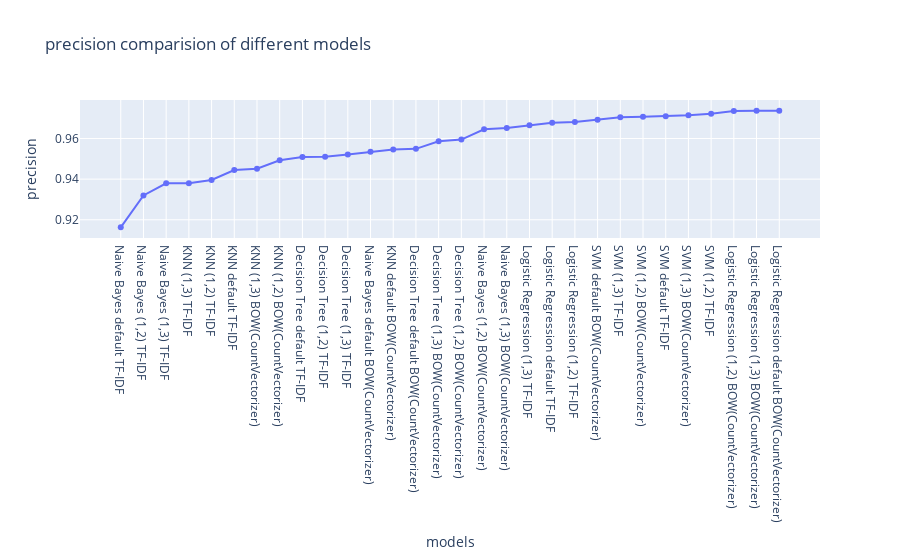

The notebook cell this image was saved under:
### Code cell
px.line(x=x,y=result['precision_score'],markers='o',labels={'x':'models','y':'precision'},title="precision comparision of different models")

### Figure 1 — Plotly figure (JSON) as saved in the notebook; plotly's stock layout.template omitted (floating-point values rounded to 4 significant figures)
{"data": [{"hovertemplate": "models=%{x}<br>precision=%{y}<extra></extra>", "legendgroup": "", "line": {"color": "#636efa", "dash": "solid"}, "marker": {"symbol": "circle"}, "mode": "lines+markers", "name": "", "orientation": "v", "showlegend": false, "type": "scatter", "x": ["Naive Bayes default TF-IDF", "Naive Bayes (1,2) TF-IDF", "Naive Bayes (1,3) TF-IDF", "KNN (1,3) TF-IDF", "KNN (1,2) TF-IDF", "KNN default TF-IDF", "KNN (1,3) BOW(CountVectorizer)", "KNN (1,2) BOW(CountVectorizer)", "Decision Tree default TF-IDF", "Decision Tree (1,2) TF-IDF", "Decision Tree (1,3) TF-IDF", "Naive Bayes default BOW(CountVectorizer)", "KNN default BOW(CountVectorizer)", "Decision Tree default BOW(CountVectorizer)", "Decision Tree (1,3) BOW(CountVectorizer)", "Decision Tree (1,2) BOW(CountVectorizer)", "Naive Bayes (1,2) BOW(CountVectorizer)", "Naive Bayes (1,3) BOW(CountVectorizer)", "Logistic Regression (1,3) TF-IDF", "Logistic Regression default TF-IDF", "Logistic Regression (1,2) TF-IDF", "SVM default BOW(CountVectorizer)", "SVM (1,3) TF-IDF", "SVM (1,2) BOW(CountVectorizer)", "SVM default TF-IDF", "SVM (1,3) BOW(CountVectorizer)", "SVM (1,2) TF-IDF", "Logistic Regression (1,2) BOW(CountVectorizer)", "Logistic Regression (1,3) BOW(CountVectorizer)", "Logistic Regression default BOW(CountVectorizer)"], "xaxis": "x", "y": [0.9163, 0.932, 0.938, 0.938, 0.9396, 0.9445, 0.9452, 0.9493, 0.9508, 0.951, 0.9521, 0.9535, 0.9546, 0.9549, 0.9587, 0.9595, 0.9646, 0.9652, 0.9666, 0.9678, 0.9682, 0.9692, 0.9704, 0.9707, 0.971, 0.9715, 0.9722, 0.9735, 0.9737, 0.9737], "yaxis": "y"}], "layout": {"legend": {"tracegroupgap": 0}, "title": {"text": "precision comparision of different models"}, "xaxis": {"anchor": "y", "domain": [0, 1], "title": {"text": "models"}}, "yaxis": {"anchor": "x", "domain": [0, 1], "title": {"text": "precision"}}}}
